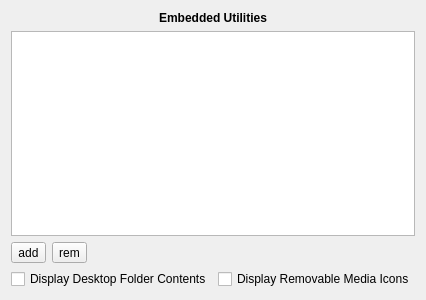
<?xml version="1.0" encoding="UTF-8"?>
<ui version="4.0">
 <class>page_interface_desktop</class>
 <widget class="QWidget" name="page_interface_desktop">
  <property name="geometry">
   <rect>
    <x>0</x>
    <y>0</y>
    <width>400</width>
    <height>300</height>
   </rect>
  </property>
  <property name="windowTitle">
   <string>Form</string>
  </property>
  <layout class="QVBoxLayout" name="verticalLayout">
   <item>
    <widget class="QLabel" name="label_15">
     <property name="font">
      <font>
       <weight>75</weight>
       <bold>true</bold>
      </font>
     </property>
     <property name="text">
      <string>Embedded Utilities</string>
     </property>
     <property name="alignment">
      <set>Qt::AlignCenter</set>
     </property>
    </widget>
   </item>
   <item>
    <widget class="QListWidget" name="list_desktop_plugins">
     <property name="selectionMode">
      <enum>QAbstractItemView::ExtendedSelection</enum>
     </property>
     <property name="sortingEnabled">
      <bool>true</bool>
     </property>
    </widget>
   </item>
   <item>
    <layout class="QHBoxLayout" name="horizontalLayout_6">
     <item>
      <widget class="QToolButton" name="tool_desktop_addplugin">
       <property name="text">
        <string notr="true">add</string>
       </property>
      </widget>
     </item>
     <item>
      <widget class="QToolButton" name="tool_desktop_rmplugin">
       <property name="text">
        <string notr="true">rem</string>
       </property>
      </widget>
     </item>
     <item>
      <spacer name="horizontalSpacer_5">
       <property name="orientation">
        <enum>Qt::Horizontal</enum>
       </property>
       <property name="sizeHint" stdset="0">
        <size>
         <width>10</width>
         <height>20</height>
        </size>
       </property>
      </spacer>
     </item>
    </layout>
   </item>
   <item>
    <layout class="QHBoxLayout" name="horizontalLayout">
     <item>
      <widget class="QCheckBox" name="check_desktop_autolaunchers">
       <property name="text">
        <string>Display Desktop Folder Contents</string>
       </property>
      </widget>
     </item>
     <item>
      <widget class="QCheckBox" name="check_media_icons">
       <property name="text">
        <string>Display Removable Media Icons</string>
       </property>
      </widget>
     </item>
    </layout>
   </item>
  </layout>
 </widget>
 <resources/>
 <connections/>
</ui>
